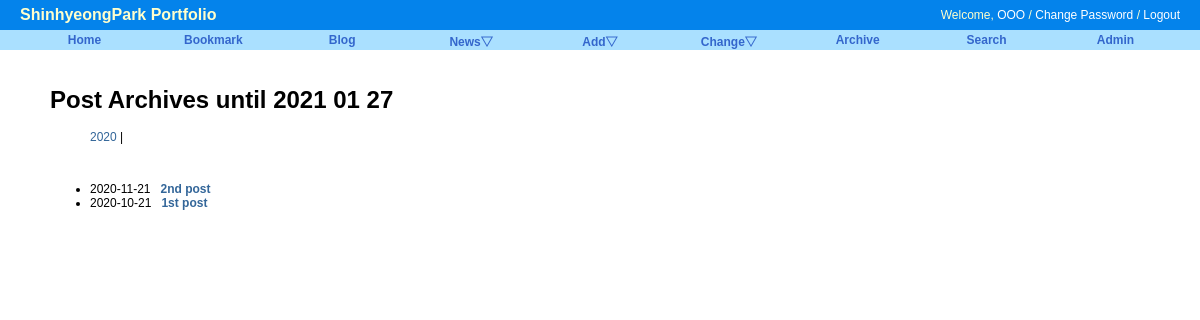
Page /blog/archive/ on the earlier database version.
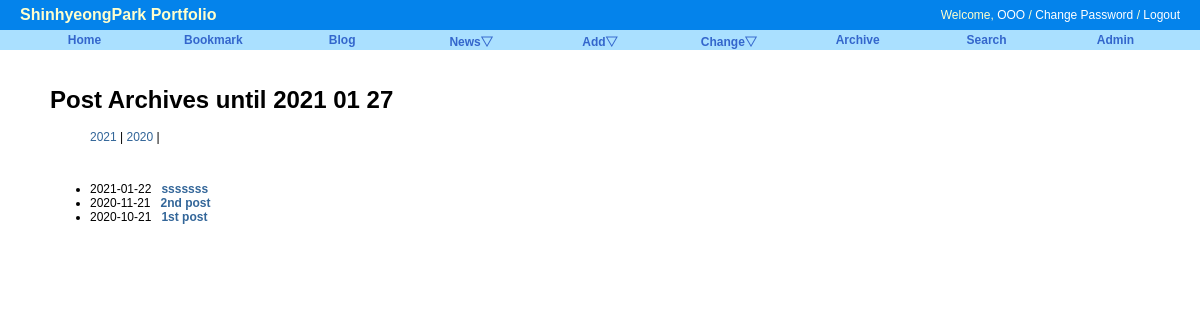
Same page on the later database version.
### blog/models.py (models this page shows, shortened)
class Post(models.Model):
    title = models.CharField('TITLE', max_length=50)
    slug = models.SlugField('SLUG', unique=True, allow_unicode=True, help_text='one word for this alias')
    description = models.CharField('DESCRIPTION', max_length=100, blank=True, help_text='simple description text')
    content = models.TextField('CONTENT')
    create_date = models.DateTimeField('Create Date', auto_now_add=True)
    modify_date = models.DateTimeField('Modify Date', auto_now=True)
    class Meta:
        verbose_name = 'post'
        verbose_name_plural = 'posts'
        db_table = 'blog_posts'
        ordering = ('-modify_date',)        # desc,
    def get_absolute_url(self):
        return reverse('blog:post_detail', args=(self.slug,)) # -> 1st post -> /blog/post/1st-post

### blog/views.py (the view)
# urls.py: path('archive/', PostAV.as_view(), name='post_archive'),
class PostAV(ArchiveIndexView):
    model = Post
    date_field = "modify_date"

### blog/templates/blog/post_archive.html (shortened to what this page needs)
{% extends "base.html" %}
{% block content %}
<div id="content">
    <h1>Post Archives until {% now "Y m d" %}</h1>
    <ul>
        {% for date in date_list %}
            <li style="display: inline;">
                <a href="{% url 'blog:post_year_archive' date|date:'Y' %}">{{date|date:'Y'}}</a>
            </li> |
        {% endfor %}
    </ul>
    <br/>
    <div>
        <ul>
        {% for post in object_list %}
            <li>
                {{ post.modify_date|date:"Y-m-d" }}&nbsp;&nbsp;
                <a href="{{ post.get_absolute_url }}"><strong>{{ post.title }}</strong></a>
            </li>
        {% endfor %}
        </ul>
    </div>
</div>
{% endblock %}

Differences in the rows shown:
added Post: modify_date "2021-01-22", title "sssssss"
Other differences:
new list line: "2021 |"
